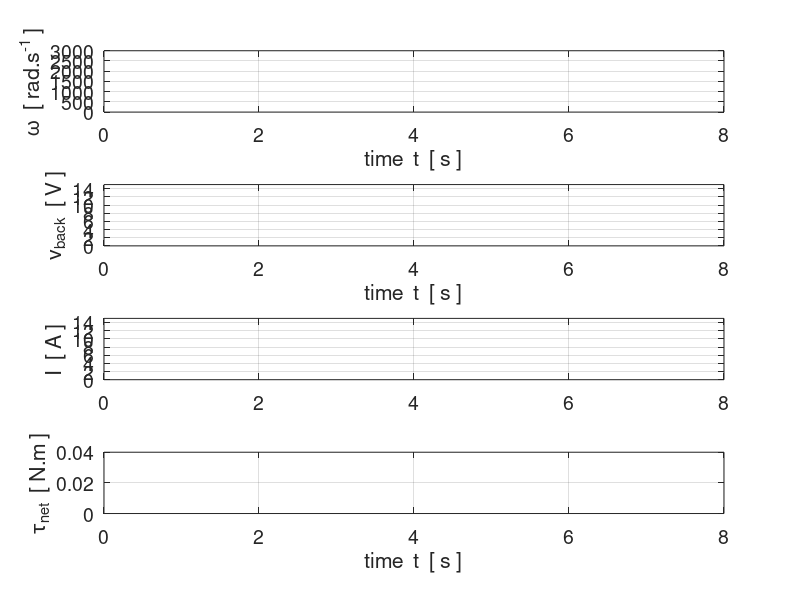

Reproduce this figure in MATLAB.
% spMotor.m

% Simulation of a simple DC motor lifting a load

% Ian Cooper
% email: ian.cooper@sydney.edu.au
% School of Physics, University of Sydney
% 181010 / Matlab version R2018a

% DOING PHYSICS WITH MATLAB 
%    http://www.physics.usyd.edu.au/teach_res/mp/mphome.htm

% VISUAL PHYSICS ONLINE
%    http://www.physics.usyd.edu.au/teach_res/hsp/sp/spHome.htm
%       http://www.physics.usyd.edu.au/teach_res/hsp/sp/ex/p60/P60018.htm
%  

close all
clc
clear

% INPUT SECTION =======================================================

% Mass of laod [kg]
m = 0.2;

% Acceleration due to gravity [ms/^2]
g = 9.81;
% Battery emf [v]
V = 12;
% Resistance of motor coil [ohm]
R = 1;
% Half length of square motor coil [m]
L = 0.1;
% Magnetic field of motor [T]
B = 0.1;

% Radius of motor's axle lifting load [m]
d = 0.01;
% Number of calculation time intervals
N = 1000000;
% Max simulation time
tMax = 8;


% CALCULATION SECTION =================================================
t = linspace(0,tMax,N);     % time grid [s]
dt = t(2)-t(1);             % time increment [s]

A = 4*L^2;                  % area of motor coil [m^2]

tauL = m*g*d;               % torque applied to lift load [N.m]      

Vback = zeros(N,1);         % back emf (induced voltage)  [V]
I = zeros(N,1);             % coil current [A]
tauM = zeros(N,1);          % torque exerted by motor coil rotating [N.m] 
w = zeros(N,1);             % angular speed of motor coil rotating [rad/s]

k1 = A*B;                   % constants
k2 = m*d^2;
k3 = A*B;

% Initial values 1st time step
I(1) = V/R;
tauM(1) = k1*I(1);

% 2nd time step
w(2) = w(1) + dt*(tauM(1)-tauL)/k2;
Vback(2) = k3*w(2);
I(2) = (V - Vback(2))/R;
tauM(2) = k1*I(2);

% Time evolution
% comment / uncomment if statement for varying load
for cc = 3:N
%if t(cc) > 4; k2 = 2*m*d^2; tauL = 2*m*g*d;end
  w(cc) = w(cc-2) + 2*dt*(tauM(cc-1) - tauL)/k2;
  Vback(cc) = k3*w(cc);
  I(cc) = (V - Vback(cc))/R;
  tauM(cc) = k1*I(cc);
end


% OUTPUT VALUES TO COMMAND WINDOW - steady state values
% Calculations

disp('  ')
% mass of load
   fprintf('mass of load  m = %2.3f  kg \n',m);
% torque due to gravitational force
   fprintf('torqueL = %2.4f  N.m \n',m*g*d);
% torque due to magnetic force
   fprintf('torqueM = %2.4f  N.m \n',m*g*d);
% coil current
  Icoil = m*g*d/(B*A);
  fprintf('Icoil = %2.2f  A \n',Icoil);
% back emf          
  vBACK = V - Icoil*R;          
  fprintf('back emf = %2.4f  V \n',vBACK);
% angular speed (rotation speed)  
  omega = vBACK / (B*A);
  fprintf('omega = %4.0f  rad/s \n',omega);
% power supplied by battery [W]  
   Pbattery = V*Icoil ; 
   fprintf('Pbattery = %2.2f  w \n',Pbattery);
% power dissipated by resistor [W]   
   Presistor = Icoil^2*R ;
   fprintf('Presistor = %2.2f  W \n',Presistor);
% power generated by motor to lift load [W]   
   Pmotor = Icoil*vBACK ;        
   fprintf('Pmotor = %2.2f  W \n',Pmotor);

   
% GRAPHICS ===========================================================
figure(1)
pos = [0.35 0.05 0.4 0.6];
  set(gcf,'Units','normalized');
  set(gcf,'Position',pos);
  set(gcf,'color','w');

xP = t; yP = w;
subplot(4,1,1)
plot(xP,yP,'linewidth',2)
grid on
set(gca,'fontsize',14)
ylim([0 3000])
ylabel('\omega  [ rad.s^{-1} ]')
xlabel('time  t  [ s ]')


xP = t; yP = Vback;
subplot(4,1,2)
plot(xP,yP,'linewidth',2)
grid on
set(gca,'fontsize',14)
ylim([0, 15])
ylabel('v_{back}  [ V ]')
xlabel('time  t  [ s ]')


xP = t; yP = I;
subplot(4,1,3)
plot(xP,yP,'linewidth',2)
grid on
ylabel('I  [ A ]')
set(gca,'fontsize',14)
ylim([0 15])

xP = t; yP = tauM-tauL;
subplot(4,1,4)
plot(xP,yP,'linewidth',2)
grid on
set(gca,'fontsize',14)
ylim([0 0.04])
set(gca,'ytick',0:0.02:0.04)
ylabel('\tau_{net}  [ N.m ]')
xlabel('time  t  [ s ]')
